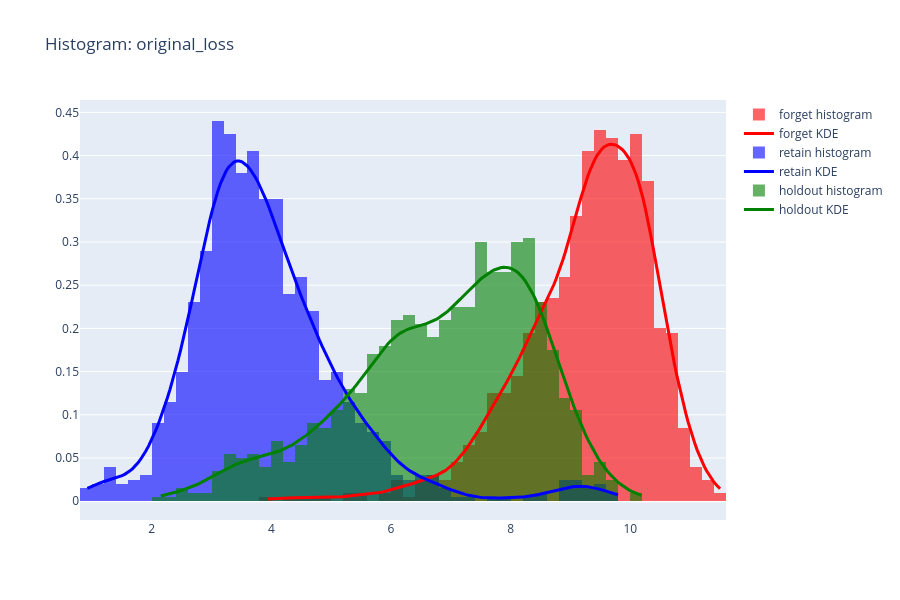
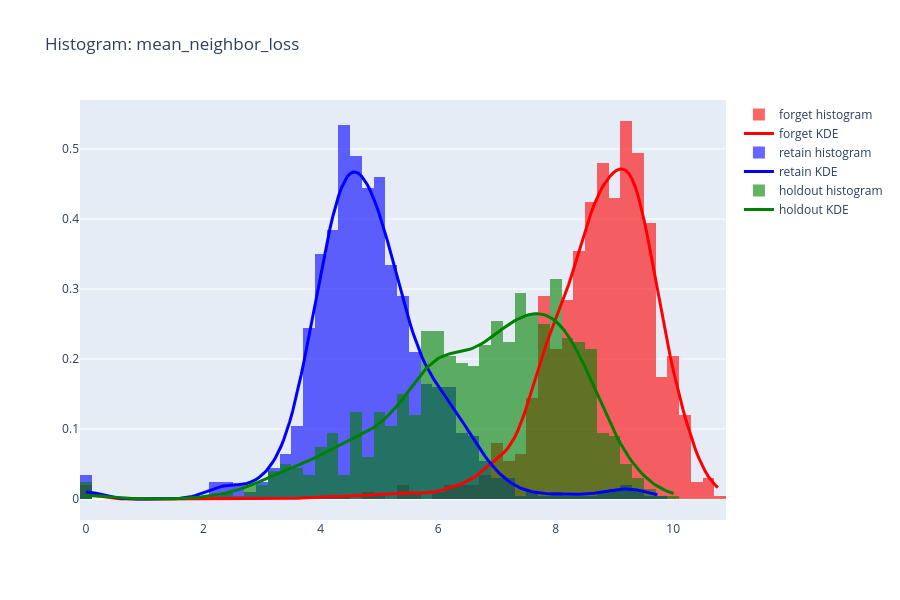
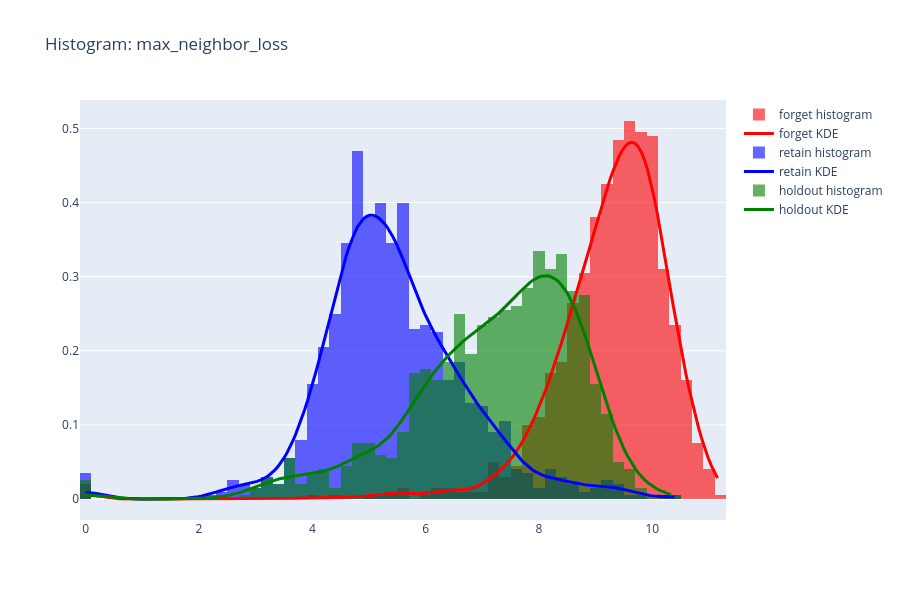
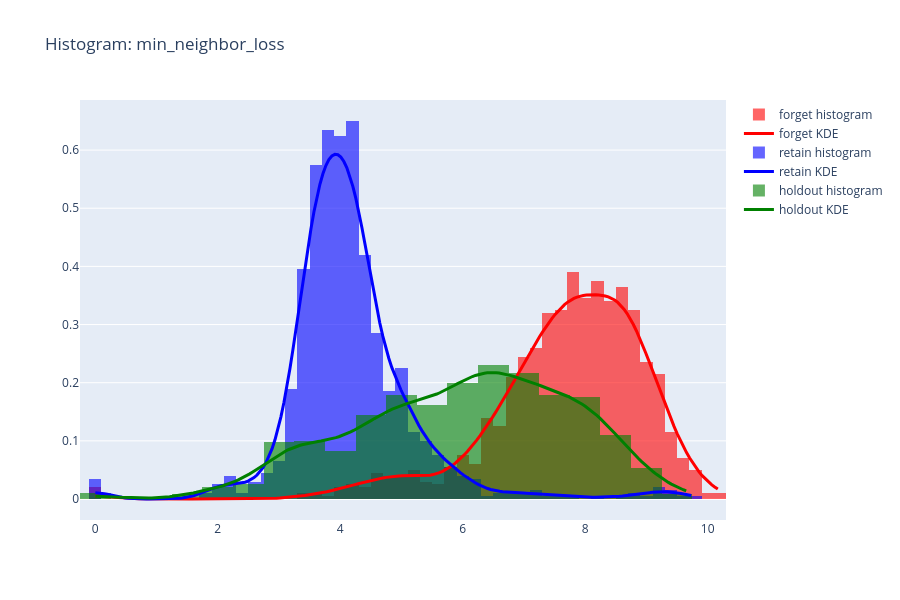

The code cell stored with these charts, in order, in its notebook:
### Code cell
import os
import matplotlib.image as mpimg
import matplotlib.pyplot as plt
import plotly.graph_objects as go           
            
# Create loss landscape visualization plots

plots_base_dir = os.path.join(curr_dir, "WMDP_loss_landscape_plots")
os.makedirs(plots_base_dir, exist_ok=True)

print("Creating loss landscape plots...")
plots = eval_with_ILL.plot_landscape_results_from_features(features_dict, plot_base_dir=plots_base_dir)

# Display histogram plots
print("Displaying histograms of loss landscape features...")
eval_with_ILL.show_plots(plots, ['hist'])

### Figure 1 — Plotly figure (JSON) as saved in the notebook; plotly's stock layout.template omitted (floating-point values rounded to 4 significant figures; data arrays with more than 128 entries replaced by an {"elided": "..."} marker saying what was removed)
{"data": [{"histnorm": "probability density", "marker": {"color": "red"}, "name": "forget histogram", "opacity": 0.6, "type": "histogram", "x": {"elided": "1000 float values"}}, {"line": {"color": "red", "width": 3}, "mode": "lines", "name": "forget KDE", "type": "scatter", "x": {"elided": "200 float values"}, "y": {"elided": "200 float values"}}, {"histnorm": "probability density", "marker": {"color": "blue"}, "name": "retain histogram", "opacity": 0.6, "type": "histogram", "x": {"elided": "1000 float values"}}, {"line": {"color": "blue", "width": 3}, "mode": "lines", "name": "retain KDE", "type": "scatter", "x": {"elided": "200 float values"}, "y": {"elided": "200 float values"}}, {"histnorm": "probability density", "marker": {"color": "green"}, "name": "holdout histogram", "opacity": 0.6, "type": "histogram", "x": {"elided": "1000 float values"}}, {"line": {"color": "green", "width": 3}, "mode": "lines", "name": "holdout KDE", "type": "scatter", "x": {"elided": "200 float values"}, "y": {"elided": "200 float values"}}], "layout": {"barmode": "overlay", "height": 600, "title": {"text": "Histogram: original_loss"}, "width": 900}}

### Figure 2 — Plotly figure (JSON) as saved in the notebook; plotly's stock layout.template omitted (floating-point values rounded to 4 significant figures; data arrays with more than 128 entries replaced by an {"elided": "..."} marker saying what was removed)
{"data": [{"histnorm": "probability density", "marker": {"color": "red"}, "name": "forget histogram", "opacity": 0.6, "type": "histogram", "x": {"elided": "1000 float values"}}, {"line": {"color": "red", "width": 3}, "mode": "lines", "name": "forget KDE", "type": "scatter", "x": {"elided": "200 float values"}, "y": {"elided": "200 float values"}}, {"histnorm": "probability density", "marker": {"color": "blue"}, "name": "retain histogram", "opacity": 0.6, "type": "histogram", "x": {"elided": "1000 float values"}}, {"line": {"color": "blue", "width": 3}, "mode": "lines", "name": "retain KDE", "type": "scatter", "x": {"elided": "200 float values"}, "y": {"elided": "200 float values"}}, {"histnorm": "probability density", "marker": {"color": "green"}, "name": "holdout histogram", "opacity": 0.6, "type": "histogram", "x": {"elided": "1000 float values"}}, {"line": {"color": "green", "width": 3}, "mode": "lines", "name": "holdout KDE", "type": "scatter", "x": {"elided": "200 float values"}, "y": {"elided": "200 float values"}}], "layout": {"barmode": "overlay", "height": 600, "title": {"text": "Histogram: mean_neighbor_loss"}, "width": 900}}

### Figure 3 — Plotly figure (JSON) as saved in the notebook; plotly's stock layout.template omitted (floating-point values rounded to 4 significant figures; data arrays with more than 128 entries replaced by an {"elided": "..."} marker saying what was removed)
{"data": [{"histnorm": "probability density", "marker": {"color": "red"}, "name": "forget histogram", "opacity": 0.6, "type": "histogram", "x": {"elided": "1000 float values"}}, {"line": {"color": "red", "width": 3}, "mode": "lines", "name": "forget KDE", "type": "scatter", "x": {"elided": "200 float values"}, "y": {"elided": "200 float values"}}, {"histnorm": "probability density", "marker": {"color": "blue"}, "name": "retain histogram", "opacity": 0.6, "type": "histogram", "x": {"elided": "1000 float values"}}, {"line": {"color": "blue", "width": 3}, "mode": "lines", "name": "retain KDE", "type": "scatter", "x": {"elided": "200 float values"}, "y": {"elided": "200 float values"}}, {"histnorm": "probability density", "marker": {"color": "green"}, "name": "holdout histogram", "opacity": 0.6, "type": "histogram", "x": {"elided": "1000 float values"}}, {"line": {"color": "green", "width": 3}, "mode": "lines", "name": "holdout KDE", "type": "scatter", "x": {"elided": "200 float values"}, "y": {"elided": "200 float values"}}], "layout": {"barmode": "overlay", "height": 600, "title": {"text": "Histogram: max_neighbor_loss"}, "width": 900}}

### Figure 4 — Plotly figure (JSON) as saved in the notebook; plotly's stock layout.template omitted (floating-point values rounded to 4 significant figures; data arrays with more than 128 entries replaced by an {"elided": "..."} marker saying what was removed)
{"data": [{"histnorm": "probability density", "marker": {"color": "red"}, "name": "forget histogram", "opacity": 0.6, "type": "histogram", "x": {"elided": "1000 float values"}}, {"line": {"color": "red", "width": 3}, "mode": "lines", "name": "forget KDE", "type": "scatter", "x": {"elided": "200 float values"}, "y": {"elided": "200 float values"}}, {"histnorm": "probability density", "marker": {"color": "blue"}, "name": "retain histogram", "opacity": 0.6, "type": "histogram", "x": {"elided": "1000 float values"}}, {"line": {"color": "blue", "width": 3}, "mode": "lines", "name": "retain KDE", "type": "scatter", "x": {"elided": "200 float values"}, "y": {"elided": "200 float values"}}, {"histnorm": "probability density", "marker": {"color": "green"}, "name": "holdout histogram", "opacity": 0.6, "type": "histogram", "x": {"elided": "1000 float values"}}, {"line": {"color": "green", "width": 3}, "mode": "lines", "name": "holdout KDE", "type": "scatter", "x": {"elided": "200 float values"}, "y": {"elided": "200 float values"}}], "layout": {"barmode": "overlay", "height": 600, "title": {"text": "Histogram: min_neighbor_loss"}, "width": 900}}
